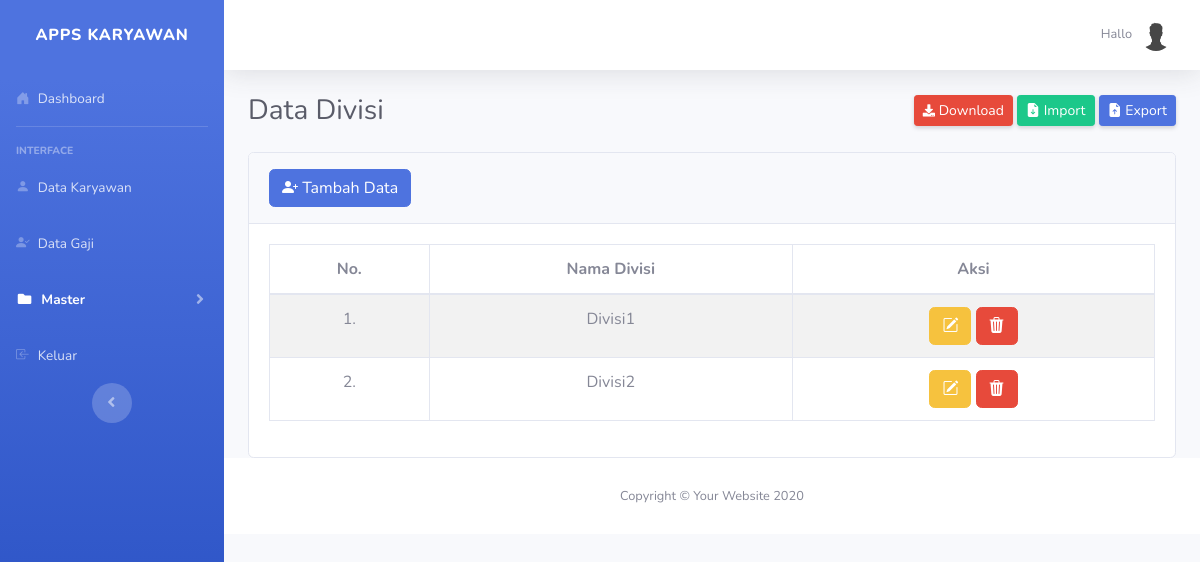
The page /index.php/divisi on the database as committed earlier.
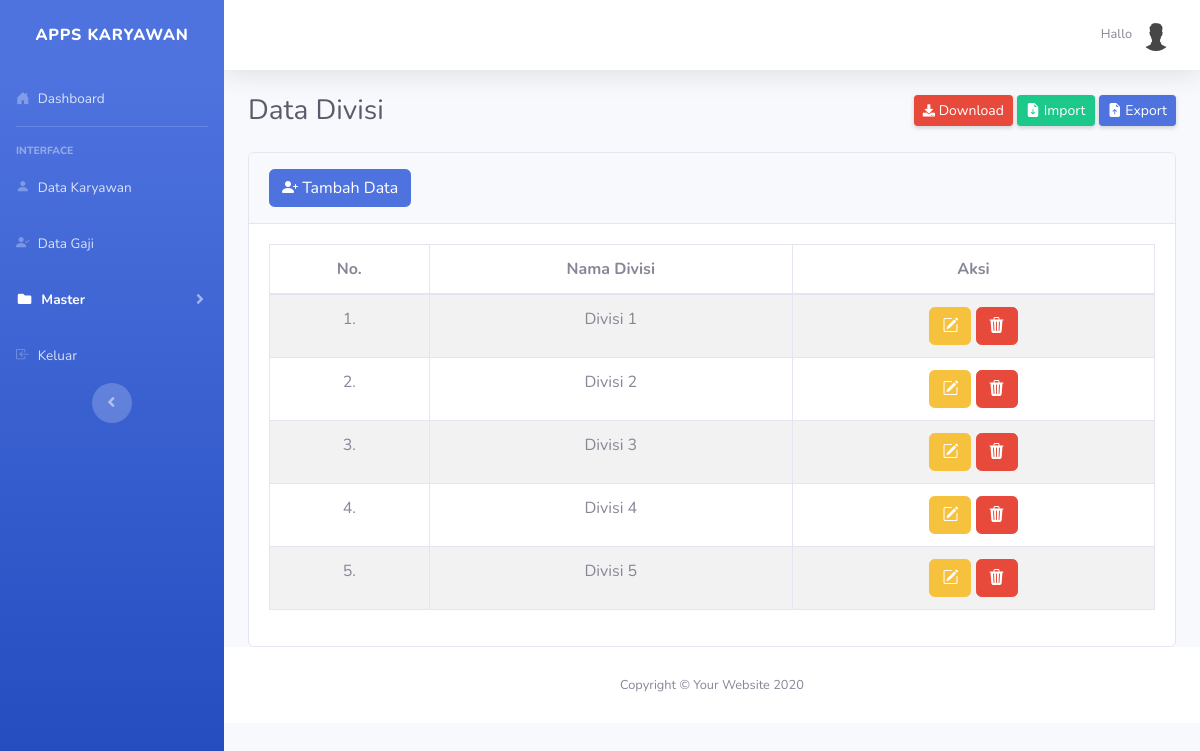
The same page on the database as committed later.
### tables this page shows
CREATE TABLE `divisi` (
  `id_divisi` int(2) NOT NULL,
  `nama_divisi` varchar(10) DEFAULT NULL
);

### application/controllers/Divisi.php (called while the page is built, shortened)
<?php
class Divisi extends CI_Controller {
    public function __construct()
    {
        $this->load->model('Model_divisi');
    }
    public function index()
    {
        $data['title']  = 'Data Divisi';
        $data['divisi'] = $this->Model_divisi->getAllDivisi();
        $data['user']   = $this->db->get_where('user', ['email' => $this->session->userdata('email')])->row_array();
        $this->load->view('templates/header', $data);
        $this->load->view('templates/sidebar');
        $this->load->view('templates/topbar');
        $this->load->view('divisi/data_divisi', $data);
        $this->load->view('templates/footer');
    }
}

### index.php (called while the page is built, shortened)
<?php
require_once BASEPATH.'core/CodeIgniter.php';

### application/models/Model_divisi.php (called while the page is built, shortened)
<?php
class Model_divisi extends CI_Model {
    public function getAllDivisi()
    {
        return $this->db->get('divisi')->result_array();
    }
}

### application/views/divisi/data_divisi.php (the view, shortened to what this page needs)
<div class="container-fluid">
    <div class="d-sm-flex align-items-center justify-content-between mb-4">
        <h1 class="h3 mb-0 text-gray-800"><?= $title ?></h1>
        <div>
            <a href="<?= base_url('divisi/downloadFile') ?>"
                class="d-none d-sm-inline-block btn btn-sm btn-danger shadow-sm"><i class="fas fa-download fa-sm"></i>
                Download </a>
            <a href="#" class="d-none d-sm-inline-block btn btn-sm btn-success shadow-sm" data-toggle="modal"
                data-target="#exampleModal"><i class="bi bi-file-earmark-arrow-down-fill"></i> Import
            </a>
            <a href="<?= base_url('divisi/exportData')?>"
                class="d-none d-sm-inline-block btn btn-sm btn-primary shadow-sm"><i
                    class="bi bi-file-earmark-arrow-up-fill"></i> Export </a>
        </div>
    </div>
    <div class="card">
        <div class="card-header py-3">
            <a href="<?= base_url('divisi/tambah_divisi') ?>" class="btn btn-primary"><i
                    class="bi bi-person-plus-fill"></i>
                Tambah Data</a>
        </div>
        <div class="card-body">
            <table class="table table-striped table-bordered" style="width:100%">
                <thead>
                    <tr>
                        <th class="text-center">No.</th>
                        <th class="text-center">Nama Divisi</th>
                        <th class="text-center">Aksi</th>
                    </tr>
                </thead>
                <tbody>
                    <?php
                    $i = 1;
                    foreach ($divisi as $dvs) : ?>
                    <tr>
                        <td class="text-center"><?= $i++; ?>.</td>
                        <td class="text-center"><?= $dvs['nama_divisi']; ?></td>
                        <td class="text-center">
                            <a href="<?= base_url('divisi/editData/' . $dvs['id_divisi']) ?>" class="btn btn-warning"><i
                                    class="bi bi-pencil-square"></i></a>
                            <a href="<?= base_url('divisi/hapusData/' . $dvs['id_divisi']) ?>" class="btn btn-danger"
                                onclick="return confirm('Apakah Anda yakin ingin menghapus data divisi ini?');">
                                <i class="bi bi-trash3-fill"></i>
                            </a>
                        </td>
                    </tr>
                    <?php endforeach; ?>
                </tbody>
            </table>
        </div>
    </div>
</div>

### application/views/templates/header.php (shortened to what this page needs)
<!DOCTYPE html>
<html lang="en">
<head>
    <link href="<?= base_url('/assets/') ?>vendor/fontawesome-free/css/all.min.css" rel="stylesheet" type="text/css" />
    <link href="<?= base_url('/assets/') ?>css/sb-admin-2.min.css" rel="stylesheet" />
    <link href="<?= base_url('/assets/') ?>vendor/datatables/dataTables.bootstrap4.min.css" rel="stylesheet" />
    <link rel="stylesheet" href="https://cdn.jsdelivr.net/npm/bootstrap-icons@1.11.1/font/bootstrap-icons.css">
    <link rel="stylesheet" type="text/css" href="https://cdn.datatables.net/1.13.7/css/dataTables.bootstrap4.min.css">
</head>
<body id="page-top">
    <div id="wrapper">

### application/views/templates/sidebar.php (shortened to what this page needs)
<ul class="navbar-nav bg-gradient-primary sidebar sidebar-dark accordion" id="accordionSidebar">
    <a class="sidebar-brand d-flex align-items-center justify-content-center" href="index.html">
        <div class="sidebar-brand-text mx-3">Apps Karyawan</div>
    </a>
    <li
        class="nav-item <?php if ($this->uri->segment(1) == 'karyawan' && $this->uri->segment(2) == '') echo 'active' ?>">
        <a class="nav-link" href="<?= base_url('karyawan') ?>">
            <i class="bi bi-house-door-fill"></i>
            <span>Dashboard</span>
        </a>
    </li>
    <hr class="sidebar-divider">
    <div class="sidebar-heading">
        interface
    </div>
    <li
        class="nav-item  <?php if ($this->uri->segment(2) == 'data_karyawan' && $this->uri->segment(3) == '') echo 'active' ?>">
        <a class="nav-link" href="<?= base_url('karyawan/data_karyawan') ?>">
            <i class="bi bi-person-fill"></i>
            <span>Data Karyawan</span></a>
    </li>
    <li
        class="nav-item  <?php if ($this->uri->segment(2) == 'data_gaji' && $this->uri->segment(3) == '') echo 'active' ?>">
        <a class="nav-link" href="<?= base_url('karyawan/data_gaji') ?>">
            <i class="bi bi-person-check-fill"></i>
            <span>Data Gaji</span></a>
    </li>
    <li class="nav-item <?php if (($this->uri->segment(1) == 'divisi' && $this->uri->segment(2) == '') ||
                                ($this->uri->segment(1) == 'unit' && $this->uri->segment(2) == '')) echo 'active' ?>">
        <a class="nav-link collapsed" href="#" data-toggle="collapse" data-target="#collapsePages" aria-expanded="true"
            aria-controls="collapsePages">
            <i class="fas fa-fw fa-folder"></i>
            <span>Master</span>
        </a>
    </li>
    <li class="nav-item">
        <a class="nav-link" href="<?= base_url('auth/logout') ?>" onclick="showConfirmDialog(event)">
            <i class="bi bi-box-arrow-in-left"></i>
            <span>Keluar</span>
        </a>
    </li>
    <div class="text-center d-none d-md-inline">
        <button class="rounded-circle border-0" id="sidebarToggle"></button>
    </div>
</ul>

### application/views/templates/topbar.php (shortened to what this page needs)
<div id="content-wrapper" class="d-flex flex-column">
    <div id="content">
        <nav class="navbar navbar-expand navbar-light bg-white topbar mb-4 static-top shadow">
            <ul class="navbar-nav ml-auto">
                <li class="nav-item dropdown no-arrow">
                    <a class="nav-link dropdown-toggle" href="#" id="userDropdown" role="button" data-toggle="dropdown"
                        aria-haspopup="true" aria-expanded="false">
                        <span class="mr-2 d-none d-lg-inline text-gray-600 small">Hallo <?= $user['nama'] ?></span>
                        <img class="img-profile rounded-circle" src="<?= base_url('/assets/') ?>img/Untitled.jpg">
                    </a>
                </li>
            </ul>
        </nav>

### application/views/templates/footer.php (shortened to what this page needs)
<footer class="sticky-footer bg-white">
    <div class="container my-auto">
        <div class="copyright text-center my-auto">
            <span>Copyright &copy; Your Website 2020</span>
        </div>
    </div>
</footer>
</div>
</div>
</body>
</html>

Rows that differ between the two databases and show on the page:
changed divisi: nama_divisi "Divisi1" → "Divisi 1"
changed divisi: nama_divisi "Divisi2" → "Divisi 2"
added divisi: nama_divisi "Divisi 3"
added divisi: nama_divisi "Divisi 4"
added divisi: nama_divisi "Divisi 5"
